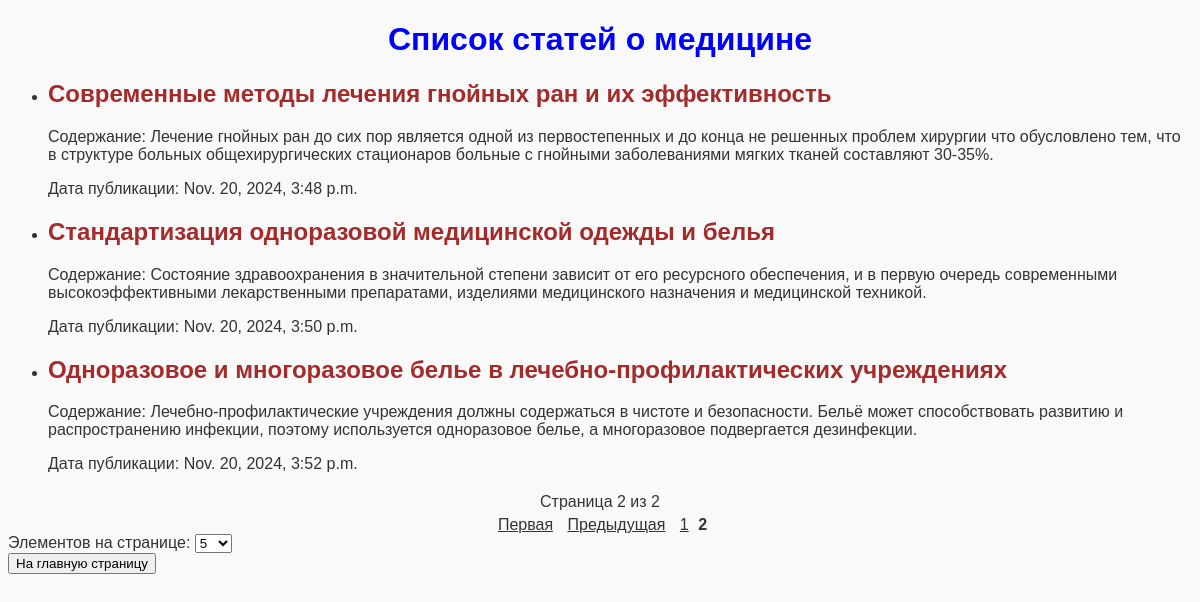
Page /post/?page=2 on the committed database.
### post/models.py (models this page shows, shortened)
class Post(models.Model):
    title = models.CharField(max_length=255, verbose_name='Заголовок')
    content = models.TextField(verbose_name='Содержание')
    date_posted = models.DateTimeField(auto_now_add=True, verbose_name='Дата публикации')
    updated_at = models.DateTimeField(auto_now=True, verbose_name='Дата обновления')
    is_published = models.BooleanField(default=True, verbose_name='Опубликовано')
    category = models.ForeignKey(Category, on_delete=models.PROTECT, verbose_name='Категория', default=1)
    class Meta:
        verbose_name = 'Новость'
        verbose_name_plural = 'Новости'

### post/views.py (the view)
# urls.py: path('post/', post_page),
def post_page(request):
    posts = Post.objects.all()
    page_size = request.GET.get('page_size', 5)
    paginator = Paginator(posts, page_size)
    page_number = request.GET.get('page')
    page_obj = paginator.get_page(page_number)
    context = {
        'page_obj': page_obj,
        'page_size': page_size,
    }
    return render(request, 'post.html', context)

### templates/post.html (shortened to what this page needs)
<!DOCTYPE html>
<html lang="en">
<head>
    {% load static %}
    <link rel='stylesheet' type='text/css' href='{% static "styles.css" %}'>
</head>
    <h1>Список статей о медицине</h1>
<body>
    <ul>
        {% for post in page_obj %}
            <li>
                <h2>{{ post.title }}</h2>
                <p>Содержание: {{ post.content }}</p>
                <p>Дата публикации: {{ post.date_posted }}</p>
            </li>
        {% endfor %}
    </ul>
    <div class="pagination">
        <div class="pagination-info">
            <span>
                Страница {{ page_obj.number }} из {{ page_obj.paginator.num_pages }}
            </span>
        </div>
        <div class="pagination-controls">
            {% if page_obj.has_previous %}
                <a href="?page=1">Первая</a>
                <a href="?page={{ page_obj.previous_page_number }}">Предыдущая</a>
            {% endif %}
            {% for num in page_obj.paginator.page_range %}
                {% if page_obj.number == num %}
                    <strong>{{ num }}</strong>
                {% else %}
                    <a href="?page={{ num }}">{{ num }}</a>
                {% endif %}
            {% endfor %}
        </div>
    </div>
    <form method="GET">
        <label for="page_size">Элементов на странице:</label>
        <select name="page_size" onchange="this.form.submit()">
            <option value="5" {% if request.GET.page_size == '5' %} selected {% endif %}>5</option>
        </select>
    </form>
    <a href="/platform/">
        <button>На главную страницу</button>
    </a>
</body>
</html>

### static/styles.css (style rules this page uses)
.pagination { margin-top: 20px; text-align: center; }
.pagination-info { margin-bottom: 5px; }
.pagination-controls a { margin: 0 5px; color: #333; }
h1 { text-align: center; color: blue }
h2 { color: brown }
body { font-family: Arial, sans-serif; background-color: #f9f9f9; color: #333; }

### rows in the picture
Post: title "Современные методы лечения гнойных ран и их эффективность", content "Лечение гнойных ран до сих пор является одной из первостепенных и до конца не решенных проблем хирургии что обусловлено тем, что в структуре больных общехирургических стационаров больные с гнойными заболеваниями мягких тканей составляют 30-35%.", date_posted "Nov. 20, 2024, 3:48 p.m."
Post: title "Стандартизация одноразовой медицинской одежды и белья", content "Состояние здравоохранения в значительной степени зависит от его ресурсного обеспечения, и в первую очередь современными высокоэффективными лекарственными препаратами, изделиями медицинского назначения и медицинской техникой.", date_posted "Nov. 20, 2024, 3:50 p.m."
Post: title "Одноразовое и многоразовое белье в лечебно-профилактических учреждениях", content "Лечебно-профилактические учреждения должны содержаться в чистоте и безопасности. Бельё может способствовать развитию и распространению инфекции, поэтому используется одноразовое белье, а многоразовое подвергается дезинфекции.", date_posted "Nov. 20, 2024, 3:52 p.m."

### other values in the picture
{{ page_obj.number }} "2"
{{ page_obj.paginator.num_pages }} "2"
{{ num }} "1"
{{ num }} "2"
